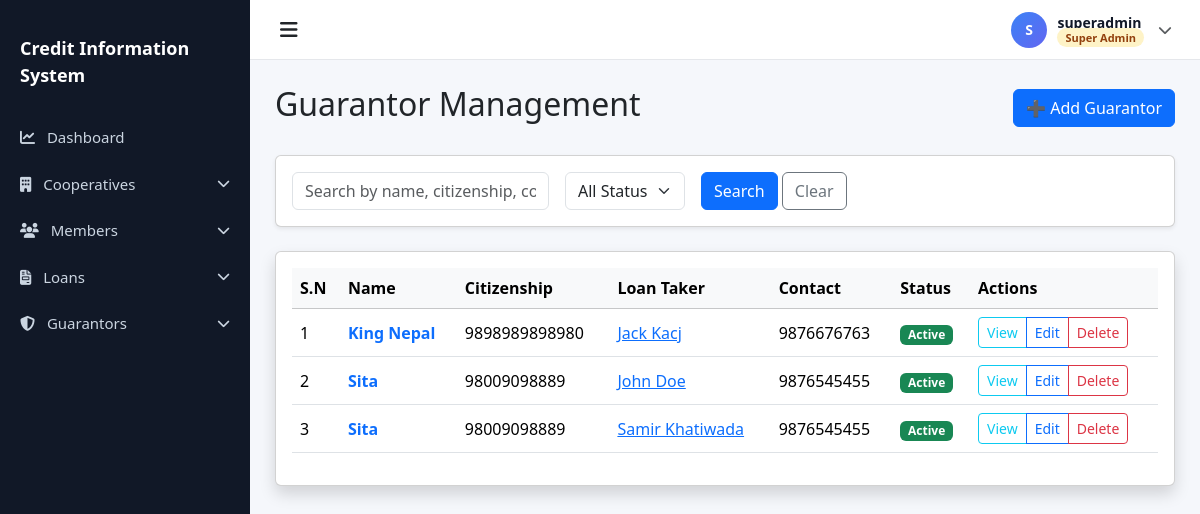
/loans/guarantors/ (signed in), run on an earlier commit of the app's database.
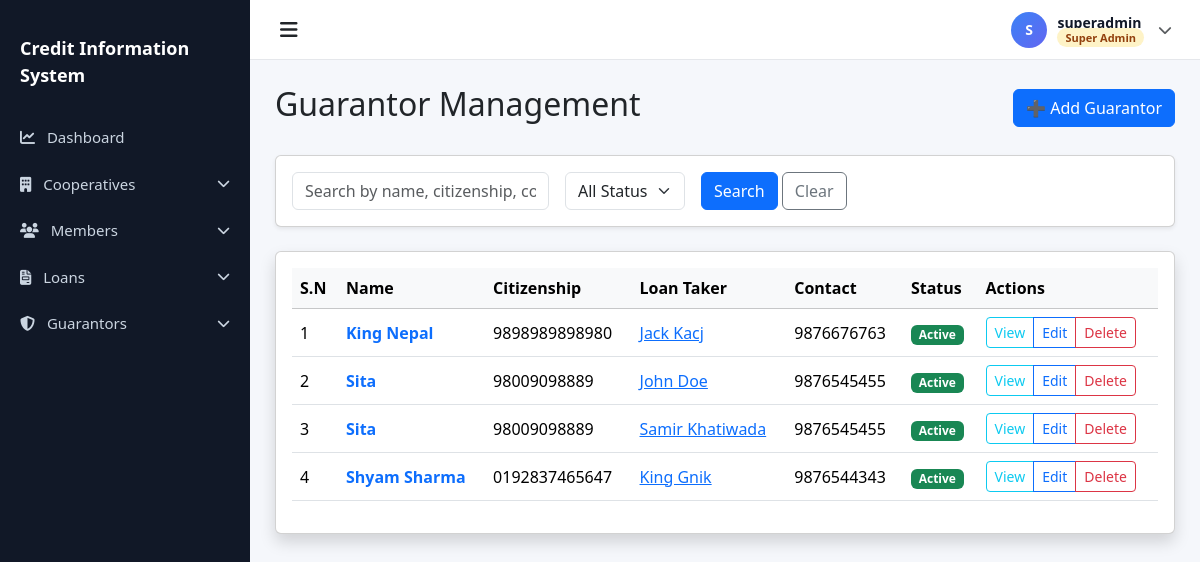
And on a later commit of the database.
### loans/models.py (models this page shows, shortened)
class Guarantor(models.Model):
    STATUS_CHOICES = [
        ('Active', 'Active'),
        ('Released', 'Released'),
    ]
    name = models.CharField(max_length=255)
    citizenship_number = models.CharField(max_length=50)
    loan = models.ForeignKey(Loan, on_delete=models.CASCADE, related_name="guarantors")
    member = models.ForeignKey(Member, on_delete=models.SET_NULL, null=True, blank=True, related_name="guaranteed_loans")
    contact_number = models.CharField(max_length=15)
    status = models.CharField(max_length=10, choices=STATUS_CHOICES, default='Active')

class Loan(models.Model):
    STATUS_CHOICES = [
        ('Active', 'Active'),
        ('Cleared', 'Cleared'),
        ('Overdue', 'Overdue'),
    ]
    loan_id = models.AutoField(primary_key=True)
    member = models.ForeignKey(
        Member,
        on_delete=models.CASCADE,
        related_name="loans"
    )
    cooperative = models.ForeignKey(
        Cooperative,
        on_delete=models.CASCADE,
        related_name="loans"
    )
    loan_amount = models.DecimalField(max_digits=12, decimal_places=2)
    interest_rate = models.DecimalField(
        max_digits=5,
        decimal_places=2,
        help_text="Interest rate in %"
    )
    loan_date = models.DateField()
    due_date = models.DateField()
    status = models.CharField(
        max_length=10,
        choices=STATUS_CHOICES,
        default="Active"
    )
    remaining_balance = models.DecimalField(
        max_digits=12,
        decimal_places=2,
        blank=True
    )
    created_by = models.ForeignKey(
        settings.AUTH_USER_MODEL,
        on_delete=models.SET_NULL,
        null=True
    )
    created_at = models.DateTimeField(auto_now_add=True)

### members/models.py (models this page shows, shortened)
class Member(models.Model):
    full_name = models.CharField(max_length=255)
    citizenship_number = models.CharField(max_length=50, unique=True)
    unique_system_id = models.CharField(max_length=100, unique=True, editable=False)
    address = models.TextField()
    phone = models.CharField(max_length=20)
    blacklist_status = models.BooleanField(default=False)
    cooperative = models.ForeignKey(
        'cooperatives.Cooperative',
        on_delete=models.CASCADE,
        related_name='members'
    )
    created_at = models.DateTimeField(auto_now_add=True)
    updated_at = models.DateTimeField(auto_now=True)
    class Meta:
        ordering = ['-created_at']
        indexes = [
            models.Index(fields=['citizenship_number']),
            models.Index(fields=['unique_system_id']),
            models.Index(fields=['blacklist_status']),
        ]

### loans/views.py (the view, shortened to what this page needs)
# urls.py: path('guarantors/', GuarantorListView.as_view(), name='guarantor_list'),
class GuarantorListView(StaffOrAdminMixin, LoginRequiredMixin, ListView):
    model = Guarantor
    template_name = 'loans/guarantor_list.html'
    context_object_name = 'guarantors'
    paginate_by = 10
    ordering = ['id']
    def get_queryset(self):
        qs = super().get_queryset()
        if not self.request.user.is_superadmin():
            qs = qs.filter(loan__cooperative=self.request.user.cooperative)
        search_query = self.request.GET.get('search', '')
        status_filter = self.request.GET.get('status', '')
        if status_filter:
            qs = qs.filter(status=status_filter)
        return qs
    def get_context_data(self, **kwargs):
        context = super().get_context_data(**kwargs)
        context['search_query'] = self.request.GET.get('search', '')
        context['status_filter'] = self.request.GET.get('status', '')
        return context

### accounts/models.py (called while the page is built)
    def is_superadmin(self):
        return self.role == 'superadmin'

    def is_admin(self):
        return self.role == 'admin'

    def is_staff_user(self):
        return self.role == 'staff'

### accounts/permissions.py (called while the page is built)
    def test_func(self):
        return self.request.user.is_authenticated and (
            self.request.user.is_staff_user() or
            self.request.user.is_admin() or
            self.request.user.is_superadmin()
        )

### templates/loans/guarantor_list.html (shortened to what this page needs)
{% extends "base.html" %}
{% block content %}
<div class="d-flex justify-content-between align-items-center mb-4">
    <h2>Guarantor Management</h2>
    <a href="{% url 'loans:add_guarantor' %}" class="btn btn-primary">➕ Add Guarantor</a>
</div>
<div class="card shadow-sm mb-4">
    <div class="card-body">
        <form method="get" id="filter-form" class="row row-cols-lg-auto g-3 align-items-center">
            <div class="col-12">
                <input type="text" name="search" id="search-input" class="form-control"
                    placeholder="Search by name, citizenship, contact, loan taker..." value="{{ search_query }}"
                    autocomplete="off">
            </div>
            <div class="col-12">
                <select name="status" id="status-select" class="form-select">
                    <option value="">All Status</option>
                </select>
            </div>
            <div class="col-12">
                <button type="submit" class="btn btn-primary">Search</button>
                <a href="{% url 'loans:guarantor_list' %}" class="btn btn-outline-secondary">Clear</a>
            </div>
        </form>
    </div>
</div>
<div class="card shadow">
    <div class="card-body">
        <div class="table-responsive">
            <table class="table table-hover align-middle">
                <thead class="table-light">
                    <tr>
                        <th>S.N</th>
                        <th>Name</th>
                        <th>Citizenship</th>
                        <th>Loan Taker</th>
                        <th>Contact</th>
                        <th>Status</th>
                        <th>Actions</th>
                    </tr>
                </thead>
                <tbody>
                    {% for guarantor in guarantors %}
                    <tr>
                        <td>{{ forloop.counter }}</td>
                        <td>
                            <a href="{% url 'loans:guarantor_detail' guarantor.pk %}"
                                class="text-decoration-none fw-bold">
                                {{ guarantor.name }}
                            </a>
                        </td>
                        <td>{{ guarantor.citizenship_number }}</td>
                        <td><a
                                href="{% url 'loans:loan_detail' guarantor.loan.loan_id %}">{{guarantor.loan.member.full_name}}</a>
                        </td>
                        <td>{{ guarantor.contact_number }}</td>
                        <td>
                            {% if guarantor.status == "Active" %}
                            <span class="badge bg-success">Active</span>
                            {% else %}
                            <span class="badge bg-secondary">Released</span>
                            {% endif %}
                        </td>
                        <td>
                            <div class="btn-group btn-group-sm">
                                <a href="{% url 'loans:guarantor_detail' guarantor.pk %}"
                                    class="btn btn-outline-info">View</a>
                                <a href="{% url 'loans:update_guarantor' guarantor.pk %}"
                                    class="btn btn-outline-primary">Edit</a>
                                {% if user.is_superadmin or user.is_admin %}
                                <a href="{% url 'loans:delete_guarantor' guarantor.pk %}"
                                    class="btn btn-outline-danger">Delete</a>
                                {% endif %}
                            </div>
                        </td>
                    </tr>
                    {% empty %}
                    <tr>
                        <td colspan="7" class="text-center py-4">No guarantors found.</td>
                    </tr>
                    {% endfor %}
                </tbody>
            </table>
        </div>
    </div>
</div>
{% endblock %}

What changed in the data, as far as the page shows it:
added Guarantor: name "Shyam Sharma", citizenship_number "0192837465647", loan.member.full_name "King Gnik", contact_number "9876544343", status "Active"
